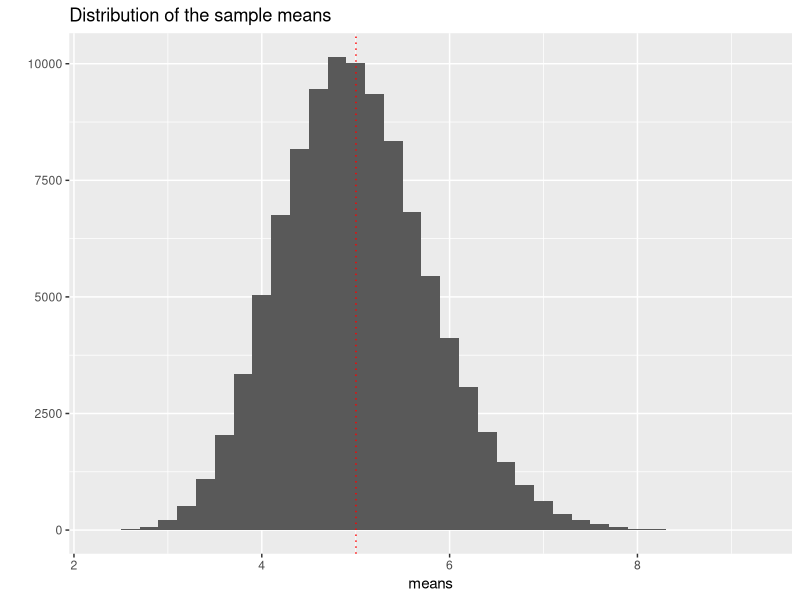
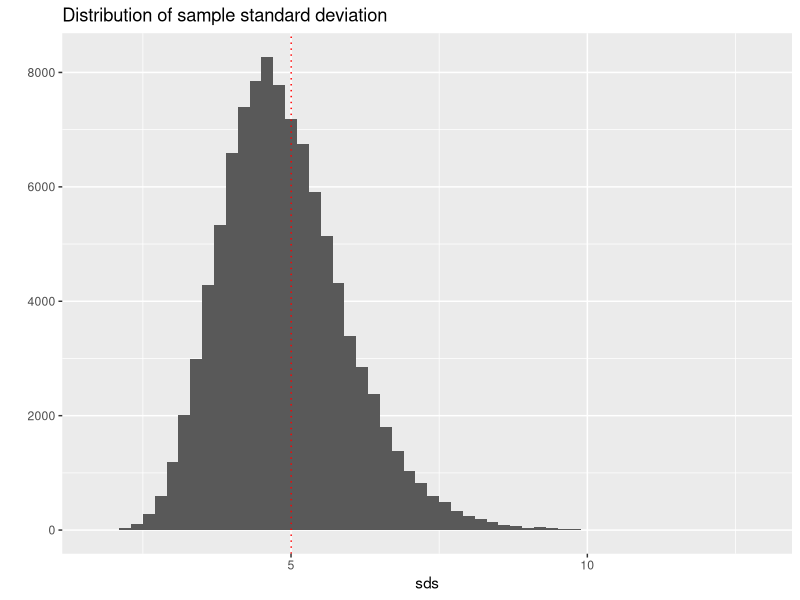

Reproduce these figures in R, in order.
## ---- chunk 1
set.seed(1)
lambda <- 0.2
## ---- chunk 2
nosim <- 100000
n <- 40
## ---- chunk 3
draws <- replicate(nosim, rexp(n, 0.2))
means <- apply(draws, MARGIN=2, FUN=mean)
sds <- apply(draws, MARGIN=2, FUN=sd)
## ---- chunk 4
library(ggplot2)
qplot(means, binwidth=0.2) +
  geom_vline(xintercept=mean(means), linetype="dotted", color="red") + 
  ggtitle('Distribution of the sample means')
## ---- chunk 5
qplot(sds, binwidth=0.2) +
  geom_vline(xintercept=mean(means), linetype="dotted", color="red") + 
  ggtitle("Distribution of sample standard deviation")
  # Add a title
## ---- chunk 6
ll <- mean(means) - qnorm(0.975) * (5/sqrt(n))
ul <- mean(means) + qnorm(0.975) * (5/sqrt(n))
